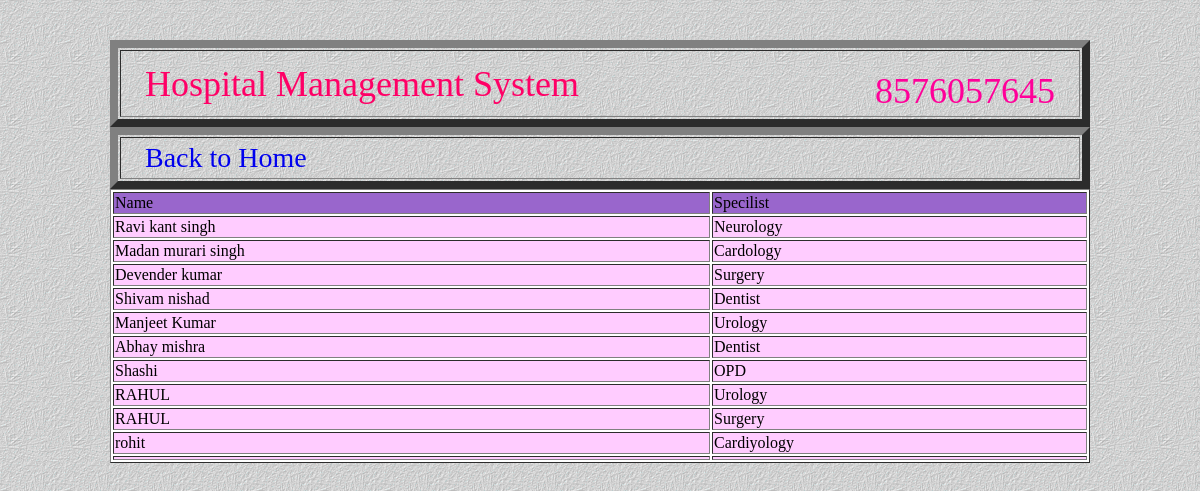
/speclist.php, run on the app's committed database.
### tables this page shows
CREATE TABLE IF NOT EXISTS `doctor` (
  `id` int(10) unsigned NOT NULL AUTO_INCREMENT,
  `name` varchar(45) NOT NULL,
  `specilist` varchar(45) NOT NULL,
  `room` varchar(45) NOT NULL,
  `day` varchar(45) NOT NULL,
  PRIMARY KEY (`id`)
);

### speclist.php (the view, shortened to what this page needs)
<?php
$sql="SELECT * FROM doctor";
$query=mysql_query($sql)or die(mysql_error());
?>
<!DOCTYPE HTML>
<html><head>
<link rel="stylesheet" href="css/list.css">
	</head><body>
    <table width="100%" border="8" style="margin-top:40px">
    <tr>
    <td><table width="100%" border="0"></td>
    <tr>
    <td><div class="ravi">Hospital Management System</div></td>
    <td><div class="kant">8576057645</div></td>
    </tr>
    </table>
    <table width="100%" border="8">
    <tr>
   <td><table width="100%" border="0"></td>
    <tr>
		 <td><div class="singh"><a href="home.php" target="_self">Back to Home</a></div></td>
         </tr>
         </table>
    <table width="100%" border="1" bgcolor="#FFFFFF">
      <tr>
        <td bgcolor="#9966CC"><span class="style1">Name</span></td>
        <td bgcolor="#9966CC"><span class="style1">Specilist</span></td>
      </tr>
	    <?php while($row=mysql_fetch_array($query)){?>
      <tr bgcolor="#FFCCFF">
        <td><?php echo $row['1']?></td>
        <td><?php echo $row['2']?></td>
      </tr>
	  <?php } ?>
    </table></td>
</body>
</html>

### css/list.css (style rules this page uses)
.ravi { font-size:36px; margin-left:20px; color:#F06; }
.kant { font-size:36px; text-align:right; color:#F09; margin-top:15px; margin-right:20px; }
.singh { text-align:left; margin-left:20px; font-size:28px; color:#F06; text-decoration:none; text-decoration:none; }
body { height:100%; margin:0 auto; min-height:100%; padding:0; width:980px; background:url(TEXTURE1.GIF); }
a:-webkit-any-link { color: -webkit-link; text-decoration:none; cursor: auto; }

### data on the page
doctor: name "Ravi kant singh", specilist "Neurology"
doctor: name "Madan murari singh", specilist "Cardology"
doctor: name "Devender kumar", specilist "Surgery"
doctor: name "Shivam nishad", specilist "Dentist"
doctor: name "Manjeet Kumar", specilist "Urology"
doctor: name "Abhay mishra", specilist "Dentist"
doctor: name "Shashi", specilist "OPD"
doctor: name "RAHUL", specilist "Urology"
doctor: name "RAHUL", specilist "Surgery"
doctor: name "rohit", specilist "Cardiyology"
